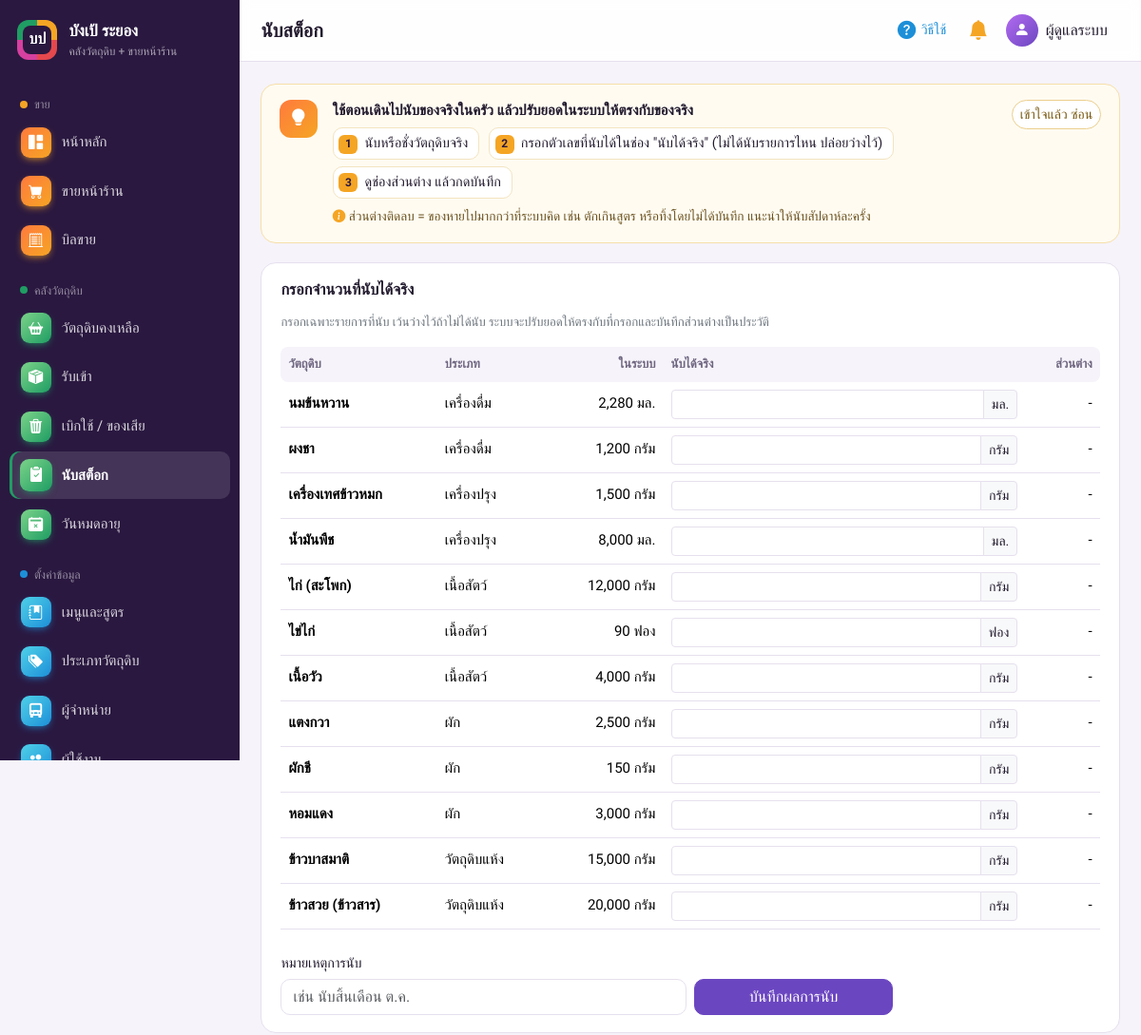
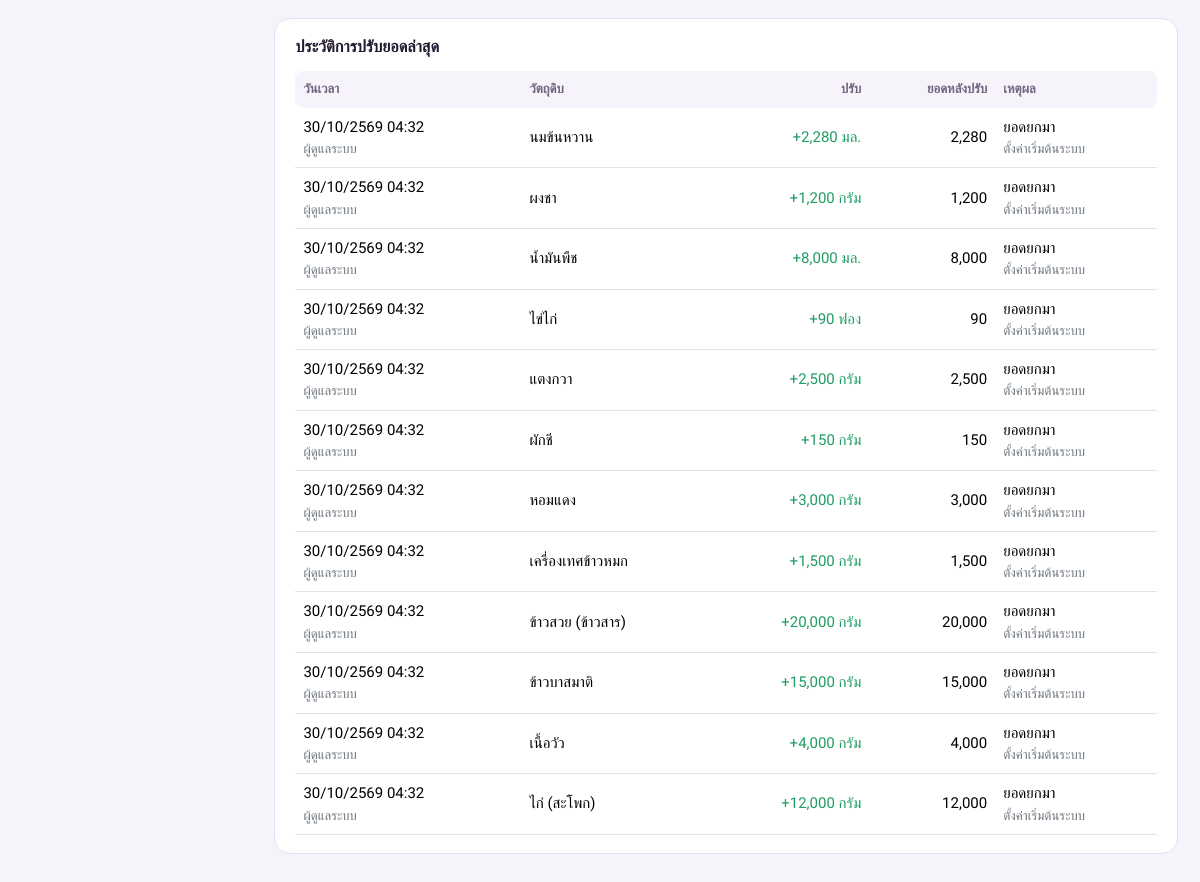
The app's page /stock_adjust.php (signed in) with its own data (2 pictures, top to bottom).
### tables this page shows
CREATE TABLE users (
    id INT AUTO_INCREMENT PRIMARY KEY,
    username VARCHAR(50) NOT NULL UNIQUE,
    password VARCHAR(255) NOT NULL,
    full_name VARCHAR(100) NOT NULL,
    role ENUM('admin','cashier') NOT NULL DEFAULT 'cashier',
    is_active TINYINT(1) NOT NULL DEFAULT 1,
    created_at DATETIME NOT NULL DEFAULT CURRENT_TIMESTAMP
);

CREATE TABLE ingredients (
    id INT AUTO_INCREMENT PRIMARY KEY,
    name VARCHAR(150) NOT NULL,
    category_id INT NOT NULL,
    unit VARCHAR(30) NOT NULL,
    purchase_unit VARCHAR(50) NULL,
    purchase_factor DECIMAL(12,4) NOT NULL DEFAULT 1,
    quantity DECIMAL(14,2) NOT NULL DEFAULT 0,
    min_quantity DECIMAL(14,2) NOT NULL DEFAULT 0,
    cost_per_unit DECIMAL(14,4) NOT NULL DEFAULT 0,
    created_at DATETIME NOT NULL DEFAULT CURRENT_TIMESTAMP,
    updated_at DATETIME NOT NULL DEFAULT CURRENT_TIMESTAMP ON UPDATE CURRENT_TIMESTAMP,
    FOREIGN KEY (category_id) REFERENCES categories(id)
);

CREATE TABLE categories (
    id INT AUTO_INCREMENT PRIMARY KEY,
    name VARCHAR(100) NOT NULL UNIQUE,
    description VARCHAR(255) NULL
);

CREATE TABLE stock_movements (
    id INT AUTO_INCREMENT PRIMARY KEY,
    ingredient_id INT NOT NULL,
    type ENUM('in','sale','withdraw','adjust','void') NOT NULL,
    qty_change DECIMAL(14,2) NOT NULL,
    balance_after DECIMAL(14,2) NOT NULL,
    ref_type VARCHAR(30) NULL,
    ref_id INT NULL,
    reason VARCHAR(100) NULL,
    note VARCHAR(255) NULL,
    user_id INT NOT NULL,
    created_at DATETIME NOT NULL DEFAULT CURRENT_TIMESTAMP,
    INDEX idx_ref (ref_type, ref_id),
    INDEX idx_created (created_at),
    FOREIGN KEY (ingredient_id) REFERENCES ingredients(id),
    FOREIGN KEY (user_id) REFERENCES users(id)
);

### includes/functions.php (called while the page is built, shortened)
<?php
require_once __DIR__ . '/../config/database.php';
function e($s): string
{
    return htmlspecialchars((string)$s, ENT_QUOTES, 'UTF-8');
}
function qty($n): string
{
    $s = number_format((float)$n, 2, '.', ',');
    return str_contains($s, '.') ? rtrim(rtrim($s, '0'), '.') : $s;
}
function thai_date($dt, bool $withTime = false): string
{
    $t = strtotime($dt);
    $s = date('d/m/', $t) . (date('Y', $t) + 543);
    return $withTime ? $s . ' ' . date('H:i', $t) : $s;
}
function current_user(): ?array
{
    return $_SESSION['user'] ?? null;
}
function require_login(bool $api = false): array
{
    global $pdo;
    $u = current_user();
    if ($u) {
        $st = $pdo->prepare('SELECT id, username, full_name, role FROM users WHERE id = ? AND is_active = 1');
        $st->execute([$u['id']]);
        $fresh = $st->fetch();
        if ($fresh) {
            return $fresh;
        }
    }
}
function require_admin(bool $api = false): array
{
    $u = require_login($api);
    return $u;
}

### stock_adjust.php (the view, shortened to what this page needs)
<?php
require_once __DIR__ . '/includes/functions.php';
require_admin();
$rows = $pdo->query('SELECT i.*, c.name AS category_name FROM ingredients i JOIN categories c ON c.id = i.category_id ORDER BY c.name, i.name')->fetchAll();
$history = $pdo->query("SELECT m.*, i.name, i.unit, u.full_name FROM stock_movements m
                        JOIN ingredients i ON i.id = m.ingredient_id JOIN users u ON u.id = m.user_id
                        WHERE m.type = 'adjust' ORDER BY m.id DESC LIMIT 30")->fetchAll();
$pageTitle = 'นับสต็อก';
require __DIR__ . '/includes/header.php';
?>
<form class="panel" method="post">
    <h2 class="panel-title">กรอกจำนวนที่นับได้จริง</h2>
    <p class="small text-secondary">กรอกเฉพาะรายการที่นับ เว้นว่างไว้ถ้าไม่ได้นับ ระบบจะปรับยอดให้ตรงกับที่กรอกและบันทึกส่วนต่างเป็นประวัติ</p>
    <div class="table-responsive">
        <table class="table">
            <thead><tr><th>วัตถุดิบ</th><th>ประเภท</th><th class="num">ในระบบ</th><th style="min-width:150px">นับได้จริง</th><th class="num">ส่วนต่าง</th></tr></thead>
            <tbody>
            <?php foreach ($rows as $r): ?>
                <tr>
                    <td class="fw-semibold"><?= e($r['name']) ?></td>
                    <td><?= e($r['category_name']) ?></td>
                    <td class="num"><?= qty($r['quantity']) ?> <?= e($r['unit']) ?></td>
                    <td><div class="input-group input-group-sm">
                        <input class="form-control count-input" type="number" step="0.01" min="0" name="counted[<?= $r['id'] ?>]" data-current="<?= e($r['quantity']) ?>" aria-label="จำนวนที่นับได้ของ <?= e($r['name']) ?>">
                        <span class="input-group-text"><?= e($r['unit']) ?></span></div></td>
                    <td class="num diff-cell">-</td>
                </tr>
            <?php endforeach; ?>
            </tbody>
        </table>
    </div>
    <div class="row g-2 mt-3 align-items-end">
        <div class="col-md-6"><label class="form-label" for="note">หมายเหตุการนับ</label>
            <input class="form-control" id="note" name="note" placeholder="เช่น นับสิ้นเดือน ต.ค."></div>
        <div class="col-md-3"><button class="btn btn-primary w-100" onclick="return confirm('ยืนยันปรับยอดสต็อกตามที่นับ?')">บันทึกผลการนับ</button></div>
    </div>
</form>
<div class="panel">
    <h2 class="panel-title">ประวัติการปรับยอดล่าสุด</h2>
    <div class="table-responsive">
        <table class="table">
            <thead><tr><th>วันเวลา</th><th>วัตถุดิบ</th><th class="num">ปรับ</th><th class="num">ยอดหลังปรับ</th><th>เหตุผล</th></tr></thead>
            <tbody>
            <?php foreach ($history as $h): ?>
                <tr>
                    <td><?= thai_date($h['created_at'], true) ?><div class="small text-secondary"><?= e($h['full_name']) ?></div></td>
                    <td><?= e($h['name']) ?></td>
                    <td class="num <?= $h['qty_change'] < 0 ? 'text-danger' : 'text-success' ?>"><?= $h['qty_change'] > 0 ? '+' : '' ?><?= qty($h['qty_change']) ?> <?= e($h['unit']) ?></td>
                    <td class="num"><?= qty($h['balance_after']) ?></td>
                    <td><?= e($h['reason']) ?><?php if ($h['note']): ?><div class="small text-secondary"><?= e($h['note']) ?></div><?php endif; ?></td>
                </tr>
            <?php endforeach; ?>
            </tbody>
        </table>
    </div>
</div>
<?php
require __DIR__ . '/includes/footer.php';
?>

### includes/header.php (shortened to what this page needs)
<?php
$user = current_user();
$pageTitle = $pageTitle ?? APP_NAME;
$activePage = $activePage ?? '';
$helpKey = basename($_SERVER['SCRIPT_NAME'], '.php');
$helpFile = __DIR__ . '/help.php';
$help = is_file($helpFile) ? ((require $helpFile)[$helpKey] ?? null) : null;
$navTones = ['ขาย' => 'saffron', 'คลังวัตถุดิบ' => 'pandan', 'ตั้งค่าข้อมูล' => 'sky', 'สรุปผล' => 'rose'];
$navGroups = [
    'ขาย' => [
        ['index', 'index.php', 'bi-grid-1x2-fill', 'หน้าหลัก', false],
        ['pos', 'pos.php', 'bi-cart-fill', 'ขายหน้าร้าน', false],
        ['orders', 'orders.php', 'bi-receipt-cutoff', 'บิลขาย', false],
    ],
    'คลังวัตถุดิบ' => [
        ['ingredients', 'ingredients.php', 'bi-basket2-fill', 'วัตถุดิบคงเหลือ', false],
        ['stock_in', 'stock_in.php', 'bi-box-seam-fill', 'รับเข้า', true],
        ['stock_out', 'stock_out.php', 'bi-trash3-fill', 'เบิกใช้ / ของเสีย', true],
        ['stock_adjust', 'stock_adjust.php', 'bi-clipboard2-check-fill', 'นับสต็อก', true],
        ['expiry', 'expiry.php', 'bi-calendar2-x-fill', 'วันหมดอายุ', true],
    ],
    'ตั้งค่าข้อมูล' => [
        ['menus', 'menus.php', 'bi-journal-bookmark-fill', 'เมนูและสูตร', true],
        ['categories', 'categories.php', 'bi-tags-fill', 'ประเภทวัตถุดิบ', true],
        ['suppliers', 'suppliers.php', 'bi-truck-front-fill', 'ผู้จำหน่าย', true],
        ['users', 'users.php', 'bi-people-fill', 'ผู้ใช้งาน', true],
    ],
    'สรุปผล' => [
        ['reports', 'reports.php', 'bi-bar-chart-line-fill', 'รายงาน', true],
    ],
];
function render_nav(array $groups, array $tones, string $active): void
{
    foreach ($groups as $label => $items) {
        $visible = array_filter($items, fn($i) => !$i[4] || is_admin());
        $tone = ' tone-' . ($tones[$label] ?? 'violet');
        echo '<div class="nav-group' . $tone . '">' . e($label) . '</div>';
        foreach ($visible as [$key, $href, $icon, $text]) {
            $cls = $tone . ($key === $active ? ' active' : '');
            $aria = $key === $active ? ' aria-current="page"' : '';
            echo '<a class="side-link' . $cls . '" href="' . $href . '"' . $aria . '><i class="bi ' . $icon . '"></i><span>' . e($text) . '</span></a>';
        }
    }
}
?>
<!doctype html>
<html lang="th">
<head>
    <link href="https://cdn.jsdelivr.net/npm/bootstrap@5.3.3/dist/css/bootstrap.min.css" rel="stylesheet">
    <link href="https://cdn.jsdelivr.net/npm/bootstrap-icons@1.11.3/font/bootstrap-icons.min.css" rel="stylesheet">
    <link href="assets/style.css?v=<?= filemtime(__DIR__ . '/../assets/style.css') ?>" rel="stylesheet">
</head>
<body>
<div class="app">
    <aside class="sidebar d-none d-lg-flex">
        <a class="brand" href="index.php">
            <span class="brand-mark"><span>บป</span></span>
            <span><strong><?= e(APP_NAME) ?></strong><small>คลังวัตถุดิบ + ขายหน้าร้าน</small></span>
        </a>
        <nav class="side-nav"><?php render_nav($navGroups, $navTones, $activePage); ?></nav>
    </aside>
    <div class="main">
        <header class="topbar">
            <h1 class="page-title"><?= e($pageTitle) ?></h1>
            <div class="topbar-right">
                <?php if ($help): ?>
                <button class="btn btn-icon help-toggle" type="button" id="helpToggle" aria-controls="pageHelp" aria-expanded="true" title="วิธีใช้หน้านี้">
                    <i class="bi bi-question-circle-fill"></i><span class="d-none d-md-inline">วิธีใช้</span>
                </button>
                <?php endif; ?>
                <div class="dropdown">
                    <button class="btn btn-icon position-relative" type="button" data-bs-toggle="dropdown" data-bs-auto-close="outside" aria-expanded="false" aria-label="การแจ้งเตือน">
                        <i class="bi bi-bell-fill"></i>
                    </button>
                </div>
                <div class="dropdown">
                    <button class="btn user-btn" type="button" data-bs-toggle="dropdown" aria-expanded="false">
                        <span class="avatar" aria-hidden="true"><i class="bi bi-person-fill"></i></span>
                        <span class="d-none d-sm-inline"><?= e($user['full_name']) ?></span>
                    </button>
                </div>
            </div>
        </header>
        <main class="content">
            <?php if ($help): ?>
            <section class="help-strip" id="pageHelp" data-page="<?= e($helpKey) ?>" aria-label="วิธีใช้หน้านี้">
                <div class="help-icon"><i class="bi bi-lightbulb-fill"></i></div>
                <div class="help-body">
                    <div class="help-what"><?= e($help['what']) ?></div>
                    <ol class="help-steps">
                        <?php foreach ($help['steps'] as $step): ?><li><?= e($step) ?></li><?php endforeach; ?>
                    </ol>
                    <?php if (!empty($help['tip'])): ?><div class="help-tip"><i class="bi bi-info-circle-fill"></i> <?= e($help['tip']) ?></div><?php endif; ?>
                </div>
                <button type="button" class="btn btn-sm help-close" id="helpClose">เข้าใจแล้ว ซ่อน</button>
            </section>
            <?php endif; ?>

### records on screen
users: full_name "ผู้ดูแลระบบ"
ingredients: name "นมข้นหวาน", category.name "เครื่องดื่ม", quantity "2,280", unit "มล."
ingredients: name "ผงชา", category.name "เครื่องดื่ม", quantity "1,200", unit "กรัม"
ingredients: name "เครื่องเทศข้าวหมก", category.name "เครื่องปรุง", quantity "1,500", unit "กรัม"
ingredients: name "น้ำมันพืช", category.name "เครื่องปรุง", quantity "8,000", unit "มล."
ingredients: name "ไก่ (สะโพก)", category.name "เนื้อสัตว์", quantity "12,000", unit "กรัม"
ingredients: name "ไข่ไก่", category.name "เนื้อสัตว์", quantity "90", unit "ฟอง"
ingredients: name "เนื้อวัว", category.name "เนื้อสัตว์", quantity "4,000", unit "กรัม"
ingredients: name "แตงกวา", category.name "ผัก", quantity "2,500", unit "กรัม"
ingredients: name "ผักชี", category.name "ผัก", quantity "150", unit "กรัม"
ingredients: name "หอมแดง", category.name "ผัก", quantity "3,000", unit "กรัม"
ingredients: name "ข้าวบาสมาติ", category.name "วัตถุดิบแห้ง", quantity "15,000", unit "กรัม"
ingredients: name "ข้าวสวย (ข้าวสาร)", category.name "วัตถุดิบแห้ง", quantity "20,000", unit "กรัม"
stock_movements: created_at "30/10/2569 04:32", user.full_name "ผู้ดูแลระบบ", ingredient.name "นมข้นหวาน", qty_change "2,280", ingredient.unit "มล.", balance_after "2,280", reason "ยอดยกมา", note "ตั้งค่าเริ่มต้นระบบ"
stock_movements: created_at "30/10/2569 04:32", user.full_name "ผู้ดูแลระบบ", ingredient.name "ผงชา", qty_change "1,200", ingredient.unit "กรัม", balance_after "1,200", reason "ยอดยกมา", note "ตั้งค่าเริ่มต้นระบบ"
stock_movements: created_at "30/10/2569 04:32", user.full_name "ผู้ดูแลระบบ", ingredient.name "น้ำมันพืช", qty_change "8,000", ingredient.unit "มล.", balance_after "8,000", reason "ยอดยกมา", note "ตั้งค่าเริ่มต้นระบบ"
stock_movements: created_at "30/10/2569 04:32", user.full_name "ผู้ดูแลระบบ", ingredient.name "ไข่ไก่", qty_change "90", ingredient.unit "ฟอง", balance_after "90", reason "ยอดยกมา", note "ตั้งค่าเริ่มต้นระบบ"
stock_movements: created_at "30/10/2569 04:32", user.full_name "ผู้ดูแลระบบ", ingredient.name "แตงกวา", qty_change "2,500", ingredient.unit "กรัม", balance_after "2,500", reason "ยอดยกมา", note "ตั้งค่าเริ่มต้นระบบ"
stock_movements: created_at "30/10/2569 04:32", user.full_name "ผู้ดูแลระบบ", ingredient.name "ผักชี", qty_change "150", ingredient.unit "กรัม", balance_after "150", reason "ยอดยกมา", note "ตั้งค่าเริ่มต้นระบบ"
stock_movements: created_at "30/10/2569 04:32", user.full_name "ผู้ดูแลระบบ", ingredient.name "หอมแดง", qty_change "3,000", ingredient.unit "กรัม", balance_after "3,000", reason "ยอดยกมา", note "ตั้งค่าเริ่มต้นระบบ"
stock_movements: created_at "30/10/2569 04:32", user.full_name "ผู้ดูแลระบบ", ingredient.name "เครื่องเทศข้าวหมก", qty_change "1,500", ingredient.unit "กรัม", balance_after "1,500", reason "ยอดยกมา", note "ตั้งค่าเริ่มต้นระบบ"
stock_movements: created_at "30/10/2569 04:32", user.full_name "ผู้ดูแลระบบ", ingredient.name "ข้าวสวย (ข้าวสาร)", qty_change "20,000", ingredient.unit "กรัม", balance_after "20,000", reason "ยอดยกมา", note "ตั้งค่าเริ่มต้นระบบ"
stock_movements: created_at "30/10/2569 04:32", user.full_name "ผู้ดูแลระบบ", ingredient.name "ข้าวบาสมาติ", qty_change "15,000", ingredient.unit "กรัม", balance_after "15,000", reason "ยอดยกมา", note "ตั้งค่าเริ่มต้นระบบ"
stock_movements: created_at "30/10/2569 04:32", user.full_name "ผู้ดูแลระบบ", ingredient.name "เนื้อวัว", qty_change "4,000", ingredient.unit "กรัม", balance_after "4,000", reason "ยอดยกมา", note "ตั้งค่าเริ่มต้นระบบ"
stock_movements: created_at "30/10/2569 04:32", user.full_name "ผู้ดูแลระบบ", ingredient.name "ไก่ (สะโพก)", qty_change "12,000", ingredient.unit "กรัม", balance_after "12,000", reason "ยอดยกมา", note "ตั้งค่าเริ่มต้นระบบ"

### other values on screen
APP_NAME "บังเป้ ระยอง"
$label "ขาย"
$text "หน้าหลัก"
$text "ขายหน้าร้าน"
$text "บิลขาย"
$label "คลังวัตถุดิบ"
$text "วัตถุดิบคงเหลือ"
$text "รับเข้า"
$text "เบิกใช้ / ของเสีย"
$text "นับสต็อก"
$text "วันหมดอายุ"
$label "ตั้งค่าข้อมูล"
$text "เมนูและสูตร"
$text "ประเภทวัตถุดิบ"
$text "ผู้จำหน่าย"
